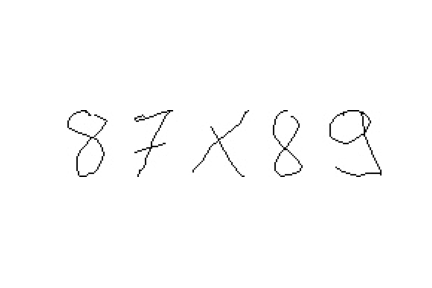
#> input picture equation_images/2numbers_000.png, 432 x 288 px; its folder holds only this picture in this run
$ python -i data_augmentation.py   (imports and definitions only)
#> lines starting #> are read from the running program, lines starting #| are printed output that depends on the picture; after the words box and inside, x2 and y2 are one past the last pixel; in counts of white or black regions, pixels touching at a corner belong together
#> further down, picture is the input picture: shape (288, 432); min 0, max 255, mean 252.5
import cv2
import numpy as np
import os, random
import base64

RESIZE_H = 45 # Hardcoded to match dimensions of handwritten dataset
RESIZE_W = 45 # Hardcoded to match dimensions of handwritten dataset
PADCOLOUR = 0

project_root = os.path.dirname(os.path.abspath(__file__))
DATA_DIR     = project_root + '/equation_images'


##################################################################################
#                                                                                #
#                            DATA AUGMENTATION API                               #
#                                                                                #
##################################################################################

def get_overlap(a, b):
    return max(0, min(a[1], b[1]) - max(a[0], b[0]))


def get_cropped_img(input_image):
    # To invert the text to white
    input_image_cpy = input_image.copy()
    input_image_cpy = 255*(input_image_cpy < 128).astype(np.uint8)
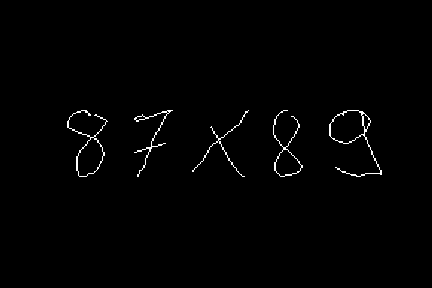
#> input_image_cpy: shape (288, 432); 0.94% white in thin lines or dots, all inside (x1, y1, x2, y2) = (67, 110, 382, 177)

    # Find all non-zero points
    coords = cv2.findNonZero(input_image_cpy)
#> coords = contour of 1170 points, box (x1, y1, x2, y2) (67, 110, 382, 177), area 208

    # Find minimum spanning bounding box
    x, y, w, h = cv2.boundingRect(coords)
#> x = 67; y = 110; w = 315; h = 67

    # Crop the image
    return input_image[y: y+h, x: x+w]
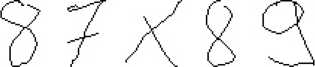
#> returned value: shape (67, 315); min 0, max 255, mean 240.4


def detect_contours(input_image):
    # Make a copy to draw bounding box
    input_image_cpy = input_image.copy()

    # Convert the grayscale image to binary (image binarization opencv python), then invert
    binarized = cv2.adaptiveThreshold(input_image_cpy, 255, cv2.ADAPTIVE_THRESH_MEAN_C, cv2.THRESH_BINARY, 11, 2)
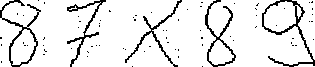
#> binarized: shape (67, 315); 90.2% white; black in thin lines or dots
    inverted_binary_img = ~binarized
#> inverted_binary_img: shape (67, 315); 9.8% white in thin lines or dots

    # Detect contours
    # hierarchy variable contains information about the relationship between each contours
    contours_list, hierarchy = cv2.findContours(inverted_binary_img, cv2.RETR_TREE, cv2.CHAIN_APPROX_SIMPLE)
#> contours_list = 82 contours, 72 with area under 20; largest, box (x1, y1, x2, y2) and area: (262, 0, 315, 67) 1136, (0, 0, 41, 67) 876, (263, 0, 297, 33) 800, (205, 0, 236, 67) 656, (10, 28, 37, 66) 646
    l = []
    for c in contours_list:
        x, y, w, h = cv2.boundingRect(c)
        l.append([x, y, w, h])
#> this loop made 82 passes
#> (c, x, y, w, h) on passes 3, 4, 6, 8, 9, 15, 16, 17, 18, 22, 23, 24: ([[1, 61], [1, 62]], 1, 61, 1, 2), ([[178, 56], [178, 57]], 178, 56, 1, 2), ([[43, 54], [44, 54]], 43, 54, 2, 1), ([[87, 51], [88, 52]], 87, 51, 2, 2), ([[178, 49], [178, 50]], 178, 49, 1, 2), ([[149, 46], [150, 46]], 149, 46, 2, 1), ([[91, 46], [92, 46]], 91, 46, 2, 1), ([[295, 45], [296, 45]], 295, 45, 2, 1), ([[292, 45], [293, 45]], 292, 45, 2, 1), ([[202, 44], [202, 45]], 202, 44, 1, 2), ([[1, 44], [1, 45]], 1, 44, 1, 2), ([[291, 42], [291, 43]], 291, 42, 1, 2)
#> (x, y, w, h) on passes 1, 2, 5, 7, 10, 11: (202, 66, 1, 1), (132, 66, 1, 1), (87, 56, 1, 1), (144, 51, 1, 1), (175, 49, 1, 1), (125, 49, 1, 1)
#> after the loop, l = 82 items, first 6: [202, 66, 1, 1], [132, 66, 1, 1], [1, 61, 1, 2], [178, 56, 1, 2], [87, 56, 1, 1], [43, 54, 2, 1]

    # Check whether any overlapping rectangles. We do this in a way such that we only compare each box once with all other boxes.
    lcopy = l.copy()
#> lcopy has the same summary as l
    keep = []
    while len(lcopy) != 0:
        curr_x, curr_y, curr_w, curr_h = lcopy.pop(0) # Look at next box
        if curr_w * curr_h < 20: # remove very small boxes. Currently this is arbitrary.
            continue
        throw = []
        for i, (x, y, w, h) in enumerate(lcopy):
            curr_interval = [curr_x, curr_x+curr_w]
            next_interval = [x, x+w]
            if get_overlap(curr_interval, next_interval) > 1 : # more than 3 pixels overlap, this is arbitrary
                # Merge the two intervals
                new_interval_x = [min(curr_x, x), max(curr_x+curr_w, x+w)]
                new_interval_y = [min(curr_y, y), max(curr_y+curr_h, y+h)]
                newx, neww = new_interval_x[0], new_interval_x[1] - new_interval_x[0]
                newy, newh = new_interval_y[0], new_interval_y[1] - new_interval_y[0]
                curr_x, curr_y, curr_w, curr_h = newx, newy, neww, newh
                throw.append(i) # Mark this box to throw away later, since it has now been merged with current box
        for ind in sorted(throw, reverse=True): # Sort in reverse order otherwise we will pop incorrectly
            lcopy.pop(ind)
        keep.append([curr_x, curr_y, curr_w, curr_h]) # Keep the current box we are comparing against
#> this loop made 75 passes
#> after the loop, keep = [[262, 0, 53, 67], [205, 0, 31, 67], [125, 0, 57, 67], [67, 0, 39, 67], [0, 0, 41, 67]]; lcopy = []
    return keep


def resize_pad(img, size, padColor=255):
    h, w = img.shape[:2]
    sh, sw = size

    # interpolation method
    if h > sh or w > sw: # shrinking image
        interp = cv2.INTER_AREA
    else: # stretching image
        interp = cv2.INTER_CUBIC

    # aspect ratio of image
    aspect = w/h  # if on Python 2, you might need to cast as a float: float(w)/h

    # compute scaling and pad sizing
    if aspect > 1: # horizontal image
        new_w = sw
        new_h = np.round(new_w/aspect).astype(int)
        pad_vert = (sh-new_h)/2
        pad_top, pad_bot = np.floor(pad_vert).astype(int), np.ceil(pad_vert).astype(int)
        pad_left, pad_right = 0, 0
    elif aspect < 1: # vertical image
        new_h = sh
        new_w = np.round(new_h*aspect).astype(int)
        pad_horz = (sw-new_w)/2
        pad_left, pad_right = np.floor(pad_horz).astype(int), np.ceil(pad_horz).astype(int)
        pad_top, pad_bot = 0, 0
    else: # square image
        new_h, new_w = sh, sw
        pad_left, pad_right, pad_top, pad_bot = 0, 0, 0, 0

    # set pad color
    if len(img.shape) is 3 and not isinstance(padColor, (list, tuple, np.ndarray)): # color image but only one color provided
        padColor = [padColor]*3

    # scale and pad
    scaled_img = cv2.resize(img, (new_w, new_h), interpolation=interp)
    scaled_img = cv2.copyMakeBorder(scaled_img, pad_top, pad_bot, pad_left, pad_right, borderType=cv2.BORDER_CONSTANT, value=padColor)
    return scaled_img


def binarize(img):
    binarized = cv2.adaptiveThreshold(img,255,cv2.ADAPTIVE_THRESH_MEAN_C, cv2.THRESH_BINARY,11,2)
    return ~binarized


def random_sample_file():
    #  Randomly selects a file from a directory
    n=0
    random.seed();
    for root, dirs, files in os.walk(DATA_DIR):
        for name in files:
            n += 1
            if random.uniform(0, n) < 1:
                rfile=os.path.join(root, name)
    return rfile


def get_augmented_data(input_image):
    # Processing image file
    input_image = get_cropped_img(input_image)
    bounding_box_coords = detect_contours(input_image)
#> bounding_box_coords has the same summary as keep in detect_contours
    inverted_binary_img = binarize(input_image)

    imgs = None
    for (x, y, w, h) in sorted(bounding_box_coords, key = lambda x: x[0]):
        img = resize_pad(inverted_binary_img[y:y+h, x:x+w], (RESIZE_H, RESIZE_W), PADCOLOUR)
        img = np.expand_dims(np.expand_dims(img, axis=0), axis=-1)
        imgs = np.array(img) if imgs is None else np.append(imgs, img, axis=0)
#> this loop made 5 passes
#> (x, aspect in resize_pad, new_w in resize_pad, pad_horz in resize_pad, pad_left in resize_pad, pad_right in resize_pad) on passes 1 to 5: (0, 0.612, 28, 8.5, 8, 9), (67, 0.582, 26, 9.5, 9, 10), (125, 0.851, 38, 3.5, 3, 4), (205, 0.463, 21, 12, 12, 12), (262, 0.791, 36, 4.5, 4, 5)
#> pass 1, in resize_pad, `scaled_img = cv2.resize(img, (new_w, new_h), interpolation=interp)`:
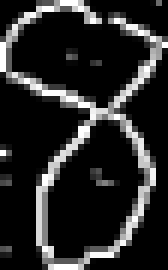
#> scaled_img: shape (45, 28) (shown 6 times larger); min 0, max 255, mean 40.2
#> pass 1, in resize_pad, `scaled_img = cv2.copyMakeBorder(scaled_img, pad_top, pad_bot, pad_left..`:
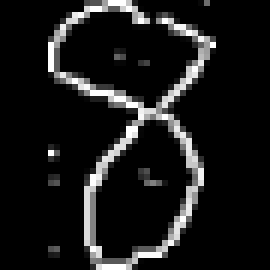
#> scaled_img: shape (45, 45) (shown 6 times larger); min 0, max 255, mean 25
#> pass 2, in resize_pad (call 2), `scaled_img = cv2.resize(img, (new_w, new_h), interpolation=interp)`:
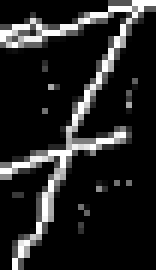
#> scaled_img: shape (45, 26) (shown 6 times larger); min 0, max 255, mean 35.3
#> pass 2, in resize_pad (call 2), `scaled_img = cv2.copyMakeBorder(scaled_img, pad_top, pad_bot, pad_left..`:
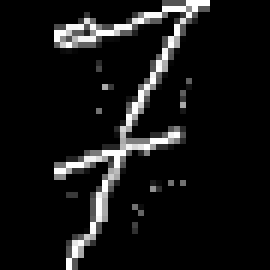
#> scaled_img: shape (45, 45) (shown 6 times larger); min 0, max 255, mean 20.4
    return imgs


def get_test_data():
    # Randomly pick an input equation image from a data folder.
    img_path = random_sample_file()
    input_image = cv2.imread(img_path, 0)
    imgs_test_data = get_augmented_data(input_image)
    return imgs_test_data


##################################################################################
#                                                                                #
#                             ENCODE / DECODE API                                #
#                                                                                #
##################################################################################

def random_b64encoded_str():
    img_path = random_sample_file()
    b64encoded_str = ''
    with open(img_path, "rb") as image_file:
        b64encoded_str = base64.b64encode(image_file.read())
    return b64encoded_str


def convert_b64encoded_to_img(img_data, img_file):
    with open(img_file, "wb") as fh:
        fh.write(base64.decodebytes(img_data))

>>> import cv2
>>> picture = cv2.imread('equation_images/2numbers_000.png', cv2.IMREAD_GRAYSCALE)
>>> result = get_augmented_data(picture)

$ run again, on equation_images/2numbers_012.png
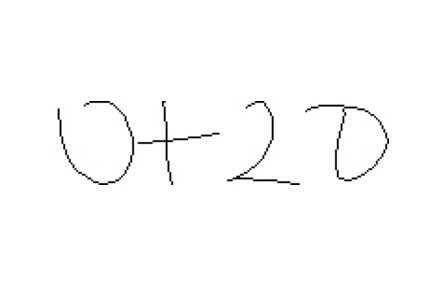
#> input picture equation_images/2numbers_012.png, 432 x 288 px
#> picture is the input picture: shape (288, 432); min 0, max 255, mean 252
#> in get_cropped_img, `input_image_cpy = 255*(input_image_cpy < 128).astype(np.uint8)`:
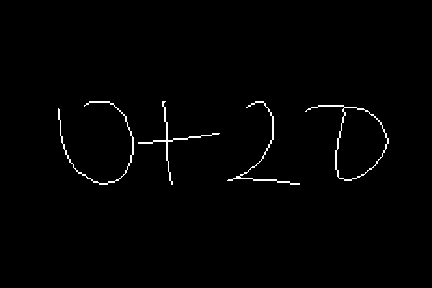
#> input_image_cpy: shape (288, 432); 1.1% white in thin lines or dots, all inside (x1, y1, x2, y2) = (58, 101, 389, 185)
#> coords = contour of 1374 points, box (x1, y1, x2, y2) (58, 101, 389, 185), area 2021
#> in get_cropped_img, `x, y, w, h = cv2.boundingRect(coords)`: x = 58; y = 101; w = 331; h = 84
#> binarized: shape (84, 331); 91.7% white; 59 black regions (55 under 20 px), largest, box (x1, y1, x2, y2) and area: (247, 3, 331, 81) 659, (0, 0, 76, 84) 574, (169, 0, 242, 84) 493, (79, 0, 162, 84) 466
#> inverted_binary_img: shape (84, 331); 8.3% white; 59 white regions (55 under 20 px)
#> contours_list = 60 contours, 55 with area under 20; largest, box (x1, y1, x2, y2) and area: (247, 3, 331, 81) 2996, (278, 7, 330, 79) 2585, (0, 0, 76, 84) 341, (169, 0, 242, 84) 305, (79, 0, 162, 84) 294
#> the loop in detect_contours, `for c in contours_list:` made 60 passes
#> (c, x, y, w, h) on passes 1, 3, 5, 6, 7, 11, 12: ([[69, 82], [69, 83]], 69, 82, 1, 2), ([[78, 73], [78, 74], [79, 73]], 78, 73, 2, 2), ([[207, 69], [207, 70]], 207, 69, 1, 2), ([[57, 69], [58, 69]], 57, 69, 2, 1), ([[119, 67], [119, 68], [120, 68], [120, 67]], 119, 67, 2, 2), ([[37, 62], [37, 63], [38, 63], [38, 62]], 37, 62, 2, 2), ([[33, 62], [34, 62]], 33, 62, 2, 1)
#> after the loop in detect_contours, `for c in contours_list:`: l = 60 items, first 6: [69, 82, 1, 2], [123, 77, 1, 1], [78, 73, 2, 2], [203, 70, 1, 1], [207, 69, 1, 2], [57, 69, 2, 1]
#> in detect_contours, `lcopy = l.copy()`: lcopy has the same summary as l
#> the loop in detect_contours, `while len(lcopy) != 0:` made 53 passes
#> after the loop in detect_contours, `while len(lcopy) != 0:`: keep = [[247, 3, 84, 78], [169, 0, 73, 84], [79, 0, 83, 84], [0, 0, 76, 84]]; lcopy = []
#> bounding_box_coords has the same summary as keep in detect_contours
#> the loop in get_augmented_data, `for (x, y, w, h) in sorted(bounding_box_coords, key = lambda x: x[0]):` made 4 passes
#> (x, y, aspect in resize_pad, new_h in resize_pad, new_w in resize_pad, pad_horz in resize_pad) on passes 1 to 3: (0, 0, 0.905, 45, 41, 2), (79, 0, 0.988, 45, 44, 0.5), (169, 0, 0.869, 45, 39, 3)
#> pass 2, in resize_pad (call 2), `scaled_img = cv2.copyMakeBorder(scaled_img, pad_top, pad_bot, pad_left..`:
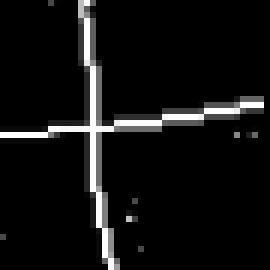
#> scaled_img: shape (45, 45) (shown 6 times larger); min 0, max 255, mean 17.1
